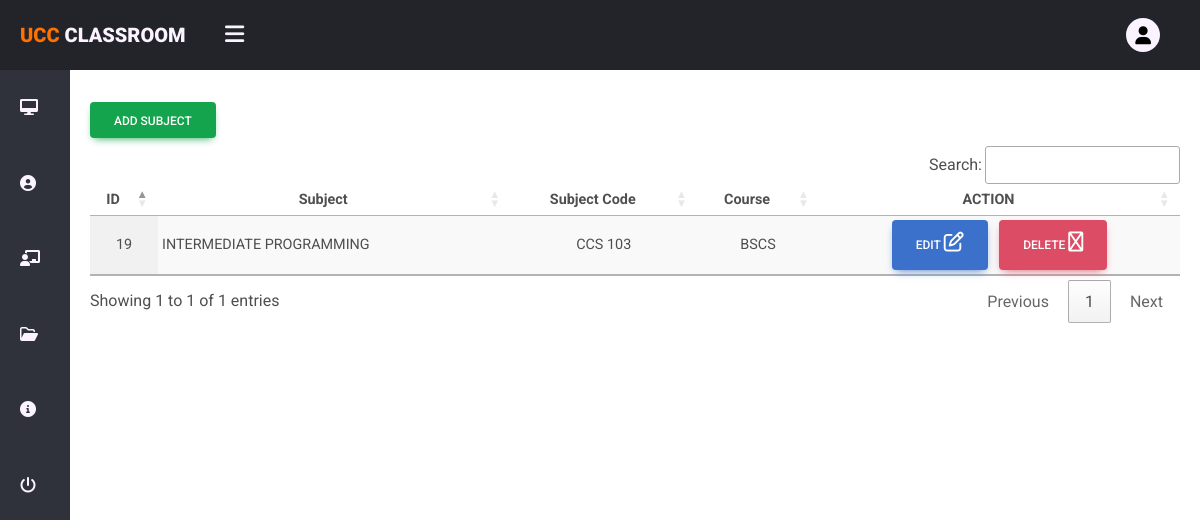
The app's page /admin/subjectManage.php (signed in), older data.
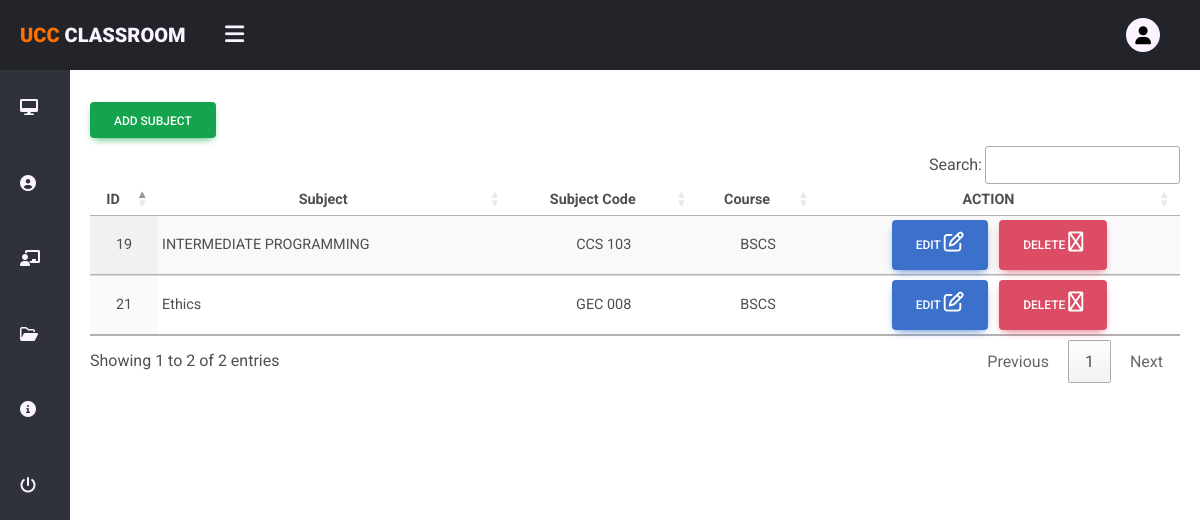
The same page, newer data.
### tables this page shows
CREATE TABLE `subjects` (
  `id` int(11) NOT NULL,
  `subject` varchar(155) NOT NULL,
  `subject_code` varchar(11) NOT NULL,
  `course` varchar(155) NOT NULL
);

### admin/subjectManage.php (the view, shortened to what this page needs)
<?php
  require('includes/Header.php');
?>
  <div class="x--main-container">
    <?php
      require './Modals/Add/AddSubjectModal.php';
    ?>
  <div class="container pt-4 ">
    <div class="container-lg p-2 bg-white rounded">
    <button type="button" class="btn btn-success mb-2" data-toggle="modal" data-target="#subjectModal">
      Add Subject
    </button>
    <table id="tableView" class="display responsive  compact table table-striped" width="100%">
        <thead>
          <tr>
            <th class="text-center">ID</th>
            <th class="text-center">Subject</th>
            <th class="text-center">Subject Code</th>
            <th class="text-center">Course</th>
            <th class="text-center">ACTION</th>
          </tr>
        </thead>
        <tbody>
          <?php
            $subject = $con->query("SELECT * FROM subjects");
            if($subject->num_rows > 0) {
              while($row = $subject->fetch_assoc()){?>
                <tr>
                <td class="text-center  align-middle"><?php echo $row['id'] ?></td>
                  <td class="text-start  align-middle"><?php echo $row['subject'] ?></td>
                  <td class="text-center  align-middle"><?php echo $row['subject_code'] ?></td>
                  <td class="text-center  align-middle"><?php echo $row['course'] ?></td>
                  <td class="text-center  align-middle">
                    <a href="admin_components/action.php?role=subject&action=edit&id=<?php echo $row['id'] ?>">
                    <button type="submit" class="btn btn-primary mx-1">
                        Edit
                        <i class="fa-solid fa-pen-to-square h5"></i>
                    </button>
                    </a>
                    <a href="admin_components/action.php?role=subject&action=delete&id=<?php echo $row['id'] ?>" class="text-white text-decoration-none">
                      <button type="submit" class="btn btn-danger mx-1">Delete
                        <i class="fa fa-trash h5" aria-hidden="true"></i>
                      </button>
                    </a>
                  </td>
                </tr>
              <?php
              }
            }
          ?>
        </tbody>
      </table>
    </div>
    </div>
  </div>
<?php
require('includes/Footer.php');
?>

Row changes from the older to the newer data that the page shows:
added subjects: id "21", subject "Ethics", subject_code "GEC 008", course "BSCS"
Text that changed along with them:
text written by a page script: "Search: Showing 1 to 1 of 1 entries Previous 1 Next" → "Search: Showing 1 to 2 of 2 entries Previous 1 Next"
